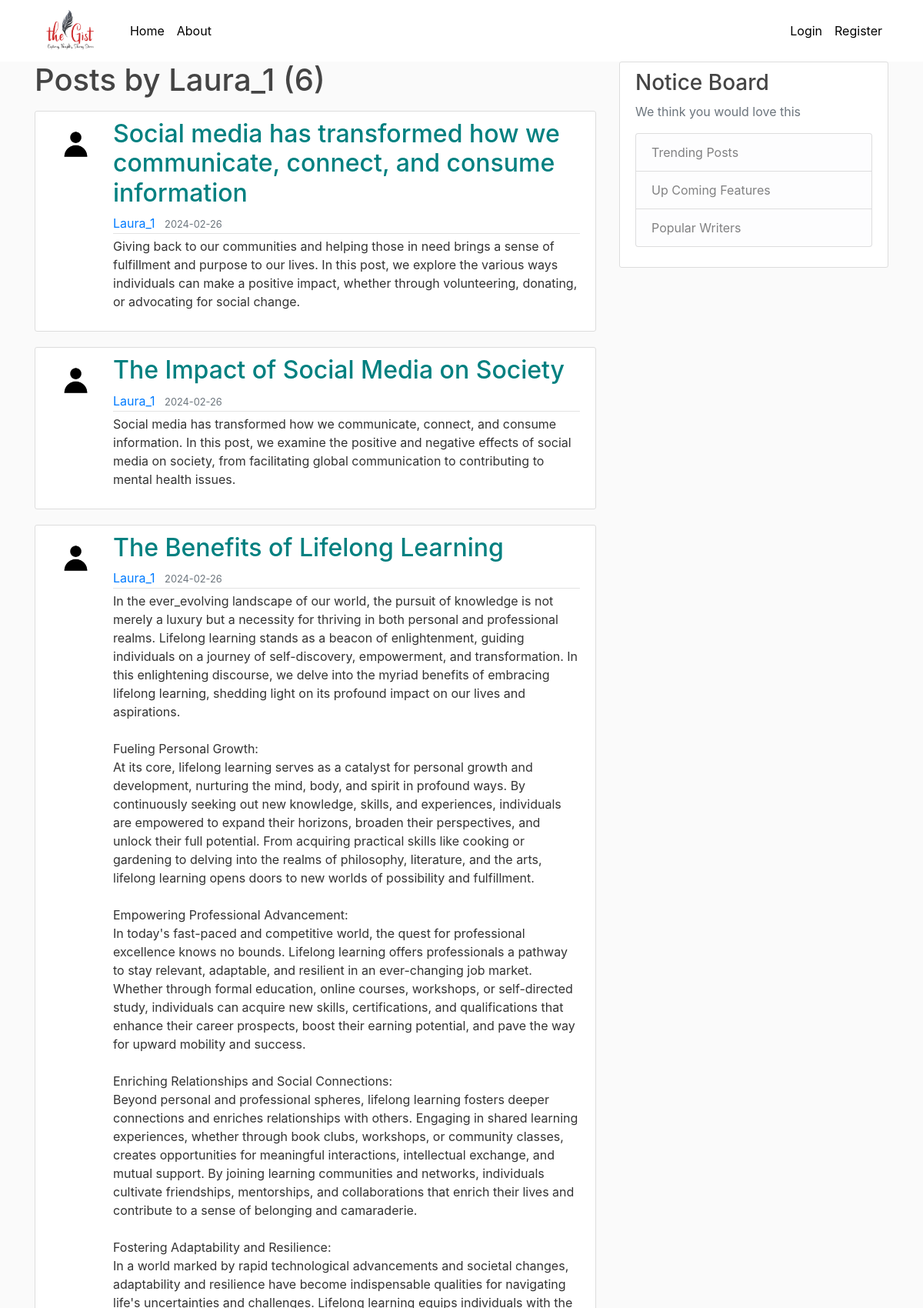
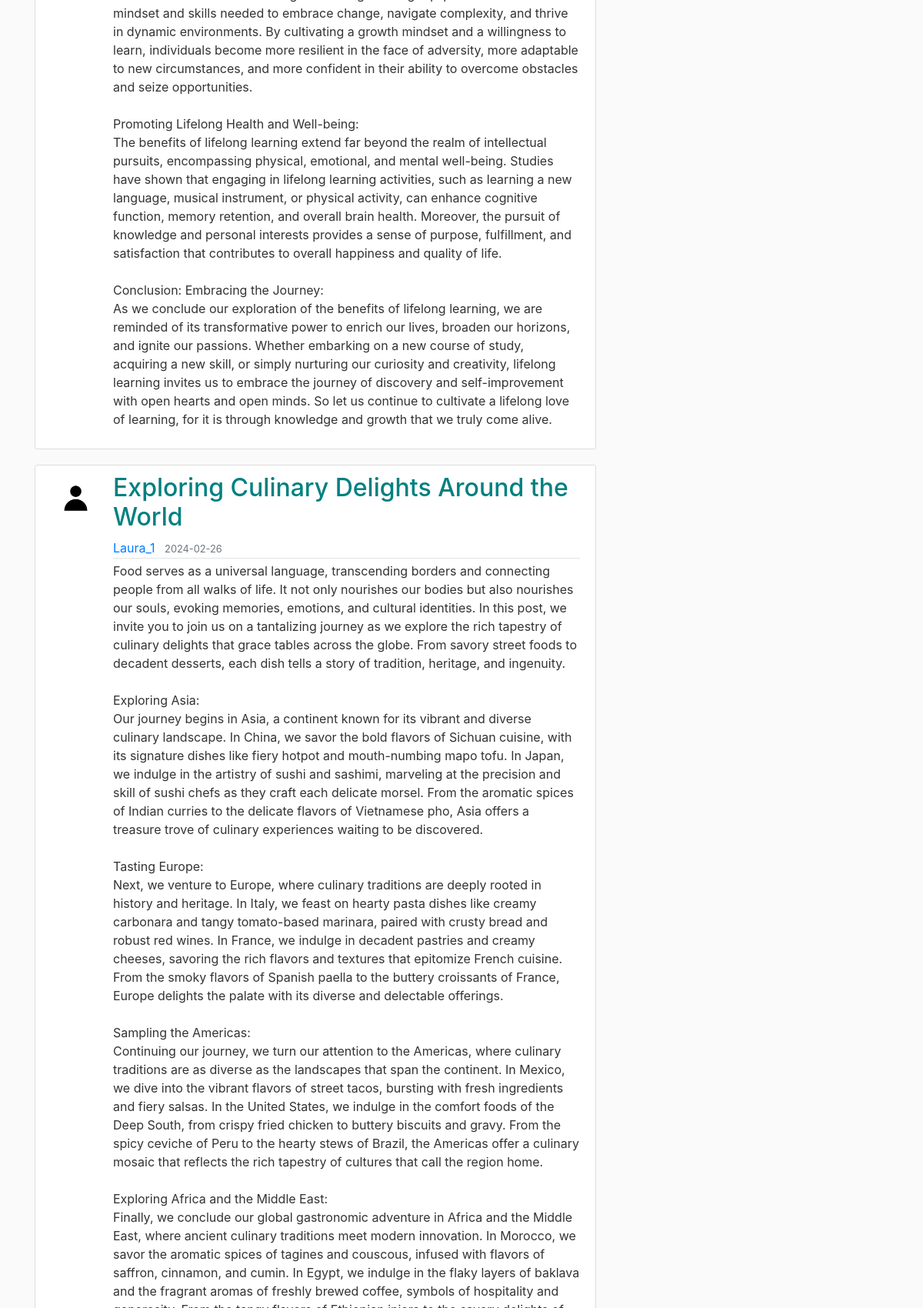
The app's page /user/Laura_1 (upper part) with its own data (2 pictures, top to bottom).
### flaskblog/models.py (models this page shows, shortened)
class User(db.Model, UserMixin):
    id = db.Column(db.Integer, primary_key=True)
    username = db.Column(db.String(20), unique=True, nullable=False)
    email = db.Column(db.String(120), unique=True, nullable=False)
    image_file = db.Column(db.String(20), nullable=False, default='default.jpg')
    password = db.Column(db.String(60), nullable=False)
    posts = db.relationship('Post', backref='author', lazy=True)

class Post(db.Model):
    id = db.Column(db.Integer, primary_key=True)
    title = db.Column(db.String(100), nullable=False)
    date_posted = db.Column(db.DateTime, nullable=False, default=datetime.utcnow)
    content = db.Column(db.Text, nullable=False)
    user_id = db.Column(db.Integer, db.ForeignKey('user.id'), nullable='False')

### flaskblog/users/routes.py (the view)
@users.route("/user/<string:username>")
def user_posts(username):
    page = request.args.get('page', 1, type=int)
    user = User.query.filter_by(username=username).first_or_404()
    posts = Post.query.filter_by(author=user)\
        .order_by(Post.date_posted.desc())\
        .paginate(page=page, per_page=5)
    return render_template('user_posts.html', posts=posts, user=user)

### flaskblog/templates/user_posts.html (shortened to what this page needs)
{% extends "layout.html" %}
{% block content %}
    <h1 class="mb-3">Posts by {{ user.username }} ({{ posts.total }})</h1>
    {% for post in posts.items %}
        <article class="media content-section">
          <img class="rounded-circle article-img" src="{{ url_for('static', filename='profile_pics/' + post.author.image_file) }}">
          <div class="media-body">
            <h2><a class="article-title" href="{{ url_for('posts.post', post_id=post.id) }}">{{ post.title }}</a></h2>
            <div class="article-metadata">
              <a class="mr-2" href="{{ url_for('users.user_posts', username=post.author.username) }}">{{ post.author.username }}</a>
              <small class="text-muted">{{ post.date_posted.strftime('%Y-%m-%d') }}</small>
            </div>
            <p class="article-content">{{ post.content }}</p>
          </div>
        </article>
    {% endfor %}
{% endblock content %}

### flaskblog/static/main.css (style rules this page uses)
body { background: #fafafa; color: #333333; margin-top: 5rem; }
h1, h2, h3, h4, h5, h6 { color: #444444; }
.content-section { background: #ffffff; padding: 10px 20px; border: 1px solid #dddddd; border-radius: 3px; margin-bottom: 20px; }
.article-title { color: #008080; }
.article-content { white-space: pre-line; }
.article-img { height: 65px; width: 65px; margin-right: 16px; }
.article-metadata { padding-bottom: 1px; margin-bottom: 4px; border-bottom: 1px solid #e3e3e3; }

### records on screen
User: username "Laura_1"
Post: image_file (placeholder picture), title "Social media has transformed how we communicate, connect, and consume information", author.username "Laura_1", date_posted "2024-02-26", content "Giving back to our communities and helping those in need brings a sense of fulfillment and purpose to our lives. In this post, we explore the various ways individuals can make a positive impact, whether through volunteering, donating, or advocating for social change."
Post: image_file (placeholder picture), title "The Impact of Social Media on Society", author.username "Laura_1", date_posted "2024-02-26", content "Social media has transformed how we communicate, connect, and consume information. In this post, we examine the positive and negative effects of social media on society, from facilitating global communication to contributing to mental health issues."
Post: image_file (placeholder picture), title "The Benefits of Lifelong Learning", author.username "Laura_1", date_posted "2024-02-26", content "In the ever_evolving landscape of our world, the pursuit of knowledge is not merely a luxury but a necessity for thriving in both personal and professional realms. Lifelong learning stands as a beacon of enlightenment, guiding individuals on a journey of self-discovery, empowerment, and transformation. In this enlightening discourse, we delve into the myriad benefits of embracing lifelong learning, shedding light on its profound impact on our lives and aspirations. Fueling Personal Growth: At its core, lifelong learning serves as a catalyst for personal growth and development, nurturing the mind, body, and spirit in profound ways. By continuously seeking out new knowledge, skills, and…"
Post: image_file (placeholder picture), title "Exploring Culinary Delights Around the World", author.username "Laura_1", date_posted "2024-02-26"

### other values on screen
{{ posts.total }} "6"
